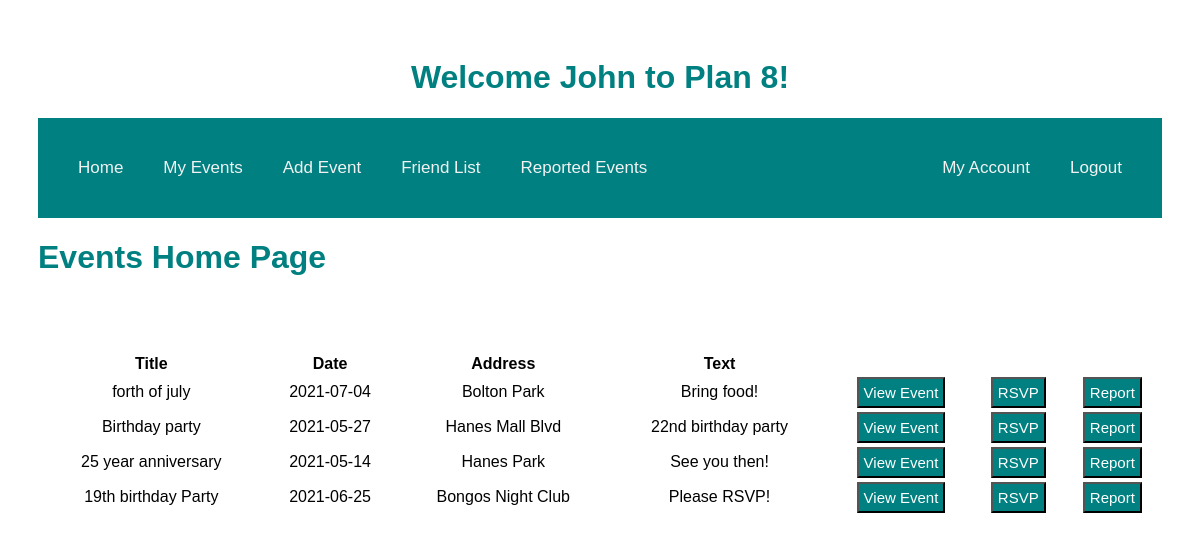
Screenshot of /home (signed in) with the database file from the repository.
### models.py (models this page shows, shortened)
class Event(db.Model):
    id = db.Column("id", db.Integer, primary_key=True)
    title = db.Column("title", db.String(200))
    text = db.Column("text", db.String(100))
    date = db.Column("date", db.String(50))
    address = db.Column("address", db.String(50))
    user_id = db.Column(db.Integer, db.ForeignKey("user.id"), nullable=False)
    comments = db.relationship("Comment", backref="event", cascade="all, delete-orphan", lazy=True)

### main.py (the view, shortened to what this page needs)
@app.route('/')
@app.route('/home')
def home():
    if session.get('user'):
        events = db.session.query(Event).all()
        my_events = db.session.query(Event).filter_by(user_id=session['user_id']).all()
        event_rsvps = db.session.query(RSVP).filter_by(user_id=session['user_id']).all()
        return render_template('home.html', index=events, notes=my_events, user=session['user'], rsvps=event_rsvps)
    else:
           return redirect(url_for('login'))

### templates/home.html (shortened to what this page needs)
<!DOCTYPE html>
<html lang="en">
    <head>
        <link rel="stylesheet" href="{{ url_for('static', filename='main.css') }}">
    </head>
   <body>
    <h1 class="middle">Welcome {{user}} to Plan 8!</h1>
        <div class="topnav">
        <nav>
            {% if user %}
                <a href="{{ url_for('home')}}" class="left"> Home   </a>
            <a href="{{url_for('get_events')}}" class="left">   My Events   </a>
            <a href="{{url_for('new_event')}}" class="left">   Add Event  </a>
            <a href="{{url_for('get_friends')}}" class="left"> Friend List </a>
            <a href="{{url_for('get_reports')}}" class="left"> Reported Events </a>
                <a href="{{ url_for('logout')}}" class="right">Logout</a>
                <a href="{{url_for('get_account')}}" class="right"> My Account</a>
            {% else %}
                    <a href="{{ url_for('login')}}" class="right">SIGN-IN</a>
                    <a href="{{ url_for('register')}}" class="right">REGISTER</a>
            {% endif %}
        </nav>
        </div>
        <div class="body">
            <h1>Events Home Page</h1>
            <br><br><br>
            <table class="tablehome">
                <tr>
                    <th>Title</th>
                <th>Date</th>
                <th>Address</th>
                <th>Text</th>
                </tr>
                {% for event in index %}
                <tr>
                    <td>{{ event.title }}</td>
                    <td>{{ event.date }}</td>
                    <td>{{ event.address }}</td>
                    <td>{{ event.text }}</td>
                    <td>
                    <form action = "{{ url_for('get_event', event_id= event.id) }}">
                        <input type="submit" value="View Event">
                    </form>
                </td>
                <td>
                    <form action = "{{ url_for('new_rsvp', event_id= event.id) }}" method="post">
                        <input type="submit" value="RSVP">
                    </form>
                </td>
                <td>
                    <form method="POST" action = "{{ url_for('new_report', event_id= event.id) }}" class="Reportbutton">
                        <input type="submit" value="Report">
                    </form>
                </td>
                </tr>
                {% endfor %}
            </table>
        </div>
    </body>
</html>

### static/main.css (style rules this page uses)
body { padding: 30px 30px; font-family: Arial, Helvetica, sans-serif; }
h1 { color: teal; }
.right { float: right; }
.left { float: left; }
.topnav { overflow: hidden; background-color: teal; padding: 20px; }
.topnav a { color: #f2f2f2; padding: 20px 20px; text-decoration: none; font-size: 17px; }
.middle { text-align: center; }
input[type='submit'] { background-color: teal; color: white; font-size: 15px; padding:5px; font-family: Palatino Linotype, sans-serif; }
.tablehome { text-align: center; width: 100%; }
.Reportbutton { text-align: center; }

### rows the page displays
Event: title "forth of july", date "2021-07-04", address "Bolton Park", text "Bring food!"
Event: title "Birthday party", date "2021-05-27", address "Hanes Mall Blvd", text "22nd birthday party"
Event: title "25 year anniversary", date "2021-05-14", address "Hanes Park", text "See you then!"
Event: title "19th birthday Party", date "2021-06-25", address "Bongos Night Club", text "Please RSVP!"

### other values shown
{{ user }} "John"
